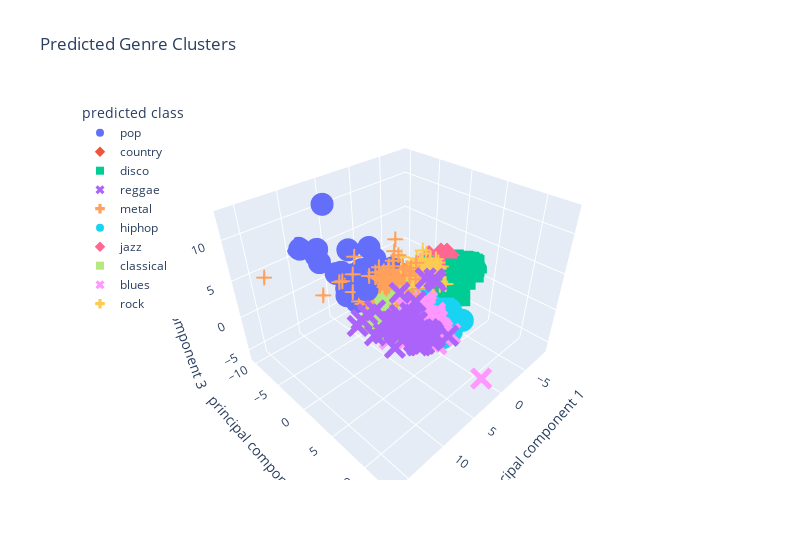

Notebook code cell kept with this figure:
### Code cell
# Plotting clusters with three features
fig = px.scatter_3d(df_pca, x="principal component 1", y="principal component 2", z="principal component 3",
                    color="predicted class", symbol="predicted class", width=800, title="Predicted Genre Clusters",
                    hover_data=["actual class"])
fig.update_layout(legend=dict(x=0, y=1))
fig.show()

### Figure 1 — Plotly figure (JSON) as saved in the notebook; plotly's stock layout.template omitted (floating-point values rounded to 4 significant figures; data arrays with more than 128 entries replaced by an {"elided": "..."} marker saying what was removed)
{"data": [{"customdata": [["jazz"], ["classical"], ["classical"], ["jazz"], ["jazz"], ["classical"], ["classical"], ["jazz"], ["jazz"], ["classical"], ["classical"], ["country"], ["classical"], ["classical"], ["jazz"], ["classical"], ["classical"], ["classical"], ["classical"], ["classical"], ["jazz"], ["classical"], ["classical"], ["classical"], ["jazz"], ["classical"], ["classical"], ["country"], ["jazz"], ["classical"], ["classical"], ["classical"], ["classical"], ["classical"], ["jazz"], ["jazz"], ["classical"], ["classical"], ["classical"], ["jazz"], ["jazz"], ["classical"], ["classical"], ["classical"], ["jazz"], ["country"], ["classical"], ["classical"], ["classical"], ["classical"], ["classical"], ["jazz"], ["jazz"], ["classical"], ["classical"], ["classical"], ["classical"]], "hovertemplate": "predicted class=pop<br>principal component 1=%{x}<br>principal component 2=%{y}<br>principal component 3=%{z}<br>actual class=%{customdata[0]}<extra></extra>", "legendgroup": "pop", "marker": {"color": "#636efa", "symbol": "circle"}, "mode": "markers", "name": "pop", "scene": "scene", "showlegend": true, "type": "scatter3d", "x": [7.774, 3.227, 4.024, 3.031, 1.926, 5.094, 2.304, 10.01, 1.998, 1.33, 4.519, 4.036, 8.212, 5.723, 1.944, 4.063, 1.415, 2.797, 3.213, 4.971, 3.13, 0.5258, 3.947, 2.836, 3.041, 3.135, 4.419, 3.909, 8.862, 8.008, 1.791, 1.769, 3.288, 4.337, 3.692, 0.02901, 5.162, 2.182, 6.211, 2.982, 2.389, 3.308, 2.827, 3.056, 3.319, 2.979, 4.913, 3.688, 7.926, 2.446, 3.004, 4.04, 5.424, 4.217, 4.245, 3.747, 4.449], "y": [-7.883, -5.746, -6.076, -3.888, -4.346, -6.63, -5.267, -8.035, -4.605, -5.757, -4.802, -4.176, -7.471, -7.66, -3.712, -7.15, -4.478, -4.771, -5.583, -7.664, -5.115, -6.075, -5.585, -6.578, -6.074, -5.344, -7.597, -3.626, -10.24, -8.037, -6.146, -4.954, -5.937, -5.936, -6.57, -3.653, -5.025, -4.681, -4.35, -5.42, -5.455, -5.848, -4.943, -5.627, -3.964, -3.969, -4.711, -6.612, -5.886, -5.88, -6.894, -7.314, -2.389, -5.29, -7.492, -6.497, -5.93], "z": [4.638, 0.3756, -1.067, 0.6892, 0.9008, 0.2456, 1.34, 7.299, 1.244, 1.794, 1.383, 0.5669, 6.763, 2.282, -0.2058, -0.07992, -0.1444, 5.908, 0.7357, 2.118, -1.1, 1.76, 1.087, 1.107, 2.344, -0.4744, -1.689, -0.8657, 6.041, 5.56, 1.596, 3.828, 1.392, 1.081, 0.04423, 2.348, -0.09435, -0.6764, 7.164, -0.8767, 0.5583, -0.6659, -0.2242, 2.58, 0.8119, -0.2973, 2.37, -2.08, 12.67, -1.812, -2.818, 1.437, 2.329, -0.6614, -1.428, -2.391, 2.343]}, {"customdata": [["classical"], ["classical"], ["jazz"], ["classical"], ["classical"], ["jazz"], ["jazz"], ["classical"], ["classical"], ["jazz"], ["country"], ["country"], ["jazz"], ["classical"], ["classical"], ["jazz"], ["classical"], ["jazz"], ["jazz"], ["classical"], ["jazz"], ["classical"], ["classical"], ["classical"], ["jazz"], ["jazz"], ["classical"], ["country"], ["jazz"], ["jazz"], ["classical"], ["classical"], ["classical"], ["classical"], ["jazz"], ["classical"], ["classical"], ["classical"], ["country"], ["jazz"], ["jazz"], ["country"], ["jazz"], ["classical"], ["jazz"], ["classical"], ["classical"], ["jazz"], ["classical"], ["jazz"], ["classical"], ["jazz"], ["classical"], ["classical"], ["jazz"], ["classical"], ["country"], ["jazz"], ["jazz"], ["classical"], ["classical"], ["classical"], ["classical"], ["classical"], ["classical"], ["jazz"], ["classical"], ["classical"], ["jazz"], ["classical"], ["jazz"], ["jazz"], ["classical"], ["jazz"], ["jazz"], ["classical"], ["classical"], ["jazz"], ["classical"], ["jazz"], ["classical"], ["jazz"], ["classical"], ["jazz"], ["classical"], ["jazz"], ["classical"], ["jazz"], ["classical"], ["classical"], ["jazz"], ["country"], ["classical"], ["jazz"], ["jazz"], ["jazz"], ["classical"], ["jazz"], ["classical"], ["jazz"], ["jazz"], ["jazz"], ["jazz"], ["classical"], ["jazz"], ["classical"], ["classical"], ["jazz"], ["country"], ["jazz"], ["classical"], ["country"], ["country"], ["jazz"], ["country"]], "hovertemplate": "predicted class=country<br>principal component 1=%{x}<br>principal component 2=%{y}<br>principal component 3=%{z}<br>actual class=%{customdata[0]}<extra></extra>", "legendgroup": "country", "marker": {"color": "#EF553B", "symbol": "diamond"}, "mode": "markers", "name": "country", "scene": "scene", "showlegend": true, "type": "scatter3d", "x": [-0.3128, 0.09881, -2.099, 1.076, 1.676, 2.24, 0.8631, -1.602, -2.395, -3.148, 2.724, -0.1836, -1.761, -0.7487, 2.098, 1.284, -2.456, 0.6254, -0.6662, -0.3189, -1.042, 2.478, 0.6551, -3.618, 0.1484, -0.4296, 0.2428, -0.267, -1.754, -3.612, -2.08, -2.163, 0.9482, 0.008913, 0.6431, 0.6692, 2.032, -0.3645, 0.1568, -0.7844, -0.4952, 1.782, -0.6231, 0.3775, 1.209, -1.423, 0.7657, 2.32, 0.2477, 1.539, 1.583, 0.6452, 1.229, -0.2443, -0.226, -0.3321, -0.6209, -0.8266, -1.24, 1.476, -0.445, 1.032, -2.465, -0.07462, 0.3182, 0.7029, 1.064, 0.6347, -0.3731, -0.674, -0.7435, 0.7853, 0.4977, -0.5133, 0.4223, -0.276, -0.3454, 0.4202, 0.4389, 0.8793, -0.003846, 0.992, 0.5621, 0.07007, 1.523, -1.074, -2.135, -0.1991, 1.229, 1.397, -3.851, -0.1607, -0.2781, -0.2829, -0.436, 1.155, 1.432, 1.256, -1.866, 0.3207, -1.477, -1.946, 0.06164, -0.2618, -1.033, -0.05653, -1.445, 0.9352, 0.6376, -1.43, -1.639, -0.9385, -0.2318, -0.1602, 3.204], "y": [-4.375, -4.87, -2.185, -5.02, -5.832, -3.135, -1.9, -4.462, -0.9385, -2.767, -3.575, -2.694, -4.054, -4.445, -4.773, -5.004, -1.675, -3.231, -2.925, -3.892, -4.084, -5.097, -5.735, -1.394, -5.413, 0.2561, -6.454, -2.689, -4.079, 0.02536, -4.378, -0.2255, -4.748, -5.243, -2.767, -4.149, -3.61, -4.431, -2.623, -3.5, -1.083, -3.021, -2.451, -3.722, -4.048, -3.256, -4.602, -4.711, -5.7, -3.852, -4.495, -1.261, -4.453, -5.404, -1.562, -4.233, -2.983, -4.191, -2.79, -5.09, -4.902, -5.43, -4.556, -3.397, -6.11, 0.4878, -2.348, -4.509, -4.695, -4.199, 0.7101, -4.069, -4.674, -3.306, -4.356, -5.678, -5.953, -4.473, -4.425, -3.876, -5.639, -4.188, -5.303, -3.522, -5.225, -2.852, -5.497, -3.334, -5.225, -5.569, -2.225, -1.487, -2.245, -1.247, -3.741, -2.709, -4.684, -3.647, -2.375, -3.978, -4.192, -3.954, -3.651, -4.551, 0.524, -4.857, -4.88, -3.699, -3.511, -1.725, -3.964, -1.442, -2.456, -3.454, -3.817], "z": [-4.362, -0.5068, -1.341, -3.865, -1.183, -3.111, -4.407, -4.868, -2.312, -1.125, -1.685, -2.214, -4.885, -4.541, -2.919, -2.802, -3.535, -4.387, -0.7123, -4.207, -4.619, -2.103, -1.788, -4.175, -2.558, -3.54, -5.49, -2.129, -0.9043, -3.361, -0.1638, -3.781, -3.608, -4.735, -2.412, -3.232, -4.103, -0.6977, -3.47, 0.2576, -2.991, -3.022, -0.7124, 0.1235, -2.266, -4.752, -1.861, -1.219, -1.745, -0.843, -2.985, -4.323, -2.478, -3.662, -5.503, -3.828, -3.412, -4.653, -3.931, -2.009, -1.375, -0.6605, -3.09, -4.341, -4.661, -3.708, -4.919, -1.892, 0.3769, -3.911, -2.522, -1.822, -2.438, -2.746, 0.2793, -5.349, -2.554, -0.6338, -1.899, -2.507, -5.498, -1.795, -3.507, -0.9176, -2.198, -3.957, -6.018, -3.563, -1.503, -1.083, -1.606, -3.733, -5.461, -4.825, -2.471, 0.8515, -0.7158, -0.8026, -4.645, 0.6289, -4.637, -0.0003061, -1.035, -2.184, -3.946, -3.052, -2.293, -3.316, -2.924, -3.791, -3.348, -4.356, -3.353, -2.455, -2.011]}, {"customdata": [["metal"], ["metal"], ["metal"], ["jazz"], ["metal"], ["metal"], ["metal"], ["metal"], ["metal"], ["metal"], ["metal"], ["metal"], ["metal"], ["metal"], ["metal"], ["metal"], ["country"], ["metal"], ["metal"], ["jazz"], ["metal"], ["metal"], ["metal"], ["metal"], ["jazz"], ["metal"], ["jazz"], ["metal"], ["metal"], ["metal"], ["metal"], ["jazz"], ["metal"], ["metal"], ["metal"], ["metal"], ["metal"], ["metal"], ["country"], ["metal"], ["metal"], ["metal"], ["metal"], ["metal"], ["metal"], ["metal"], ["metal"], ["country"], ["metal"], ["metal"], ["metal"], ["metal"], ["metal"], ["metal"], ["metal"], ["metal"], ["metal"], ["metal"], ["metal"], ["metal"], ["metal"], ["country"], ["hiphop"], ["metal"], ["metal"], ["metal"], ["metal"], ["metal"], ["hiphop"], ["metal"], ["metal"], ["country"], ["metal"], ["jazz"], ["metal"], ["hiphop"], ["disco"], ["hiphop"], ["metal"], ["hiphop"], ["hiphop"], ["metal"], ["metal"], ["metal"], ["metal"], ["jazz"], ["metal"], ["metal"], ["metal"], ["metal"], ["metal"], ["metal"], ["metal"], ["hiphop"], ["hiphop"], ["metal"], ["hiphop"], ["metal"], ["metal"], ["jazz"], ["metal"], ["metal"], ["metal"], ["metal"], ["metal"], ["metal"], ["metal"], ["metal"], ["country"]], "hovertemplate": "predicted class=disco<br>principal component 1=%{x}<br>principal component 2=%{y}<br>principal component 3=%{z}<br>actual class=%{customdata[0]}<extra></extra>", "legendgroup": "disco", "marker": {"color": "#00cc96", "symbol": "square"}, "mode": "markers", "name": "disco", "scene": "scene", "showlegend": true, "type": "scatter3d", "x": [-7.406, -6.142, -8.208, -3.372, -5.224, -6.117, -5.289, -4.039, -4.791, -6.564, -3.986, -8.603, -7.514, -5.773, -5.995, -5.308, -4.216, -5.179, -5.221, -3.68, -7.406, -8.844, -6.641, -4.613, -5.029, -3.974, -3.784, -5.284, -7.641, -5.942, -5.837, -4.384, -5.678, -7.097, -4.356, -4.528, -7.425, -6.624, -4.293, -6.066, -5.302, -5.525, -4.318, -4.922, -6.533, -8.252, -4.801, -4.64, -4.312, -6.745, -5.82, -5.101, -5.151, -7.856, -7.201, -7.704, -6.853, -4.227, -7.372, -6.417, -5.525, -4.748, -4.299, -5.449, -6.659, -7.44, -3.585, -7.952, -4.781, -8.167, -6.277, -3.759, -6.18, -3.636, -5.28, -3.522, -2.851, -4.069, -6.624, -3.695, -4.218, -6.888, -6.265, -7.577, -5.853, -4.597, -6.873, -5.637, -6.939, -3.598, -6.472, -5.097, -6.277, -3.729, -4.074, -7.102, -5.702, -5.201, -6.649, -5.439, -6.221, -8.052, -4.763, -6.329, -6.505, -4.724, -6.888, -8.28, -5.539], "y": [3.082, 0.09835, 1.633, -2.466, -0.0455, 1.588, 2.948, 1.811, -0.2551, 2.256, 0.9375, 2.052, 2.892, 1.083, 0.1454, -0.06718, -0.5931, 0.6046, 0.5924, -1.279, 0.9249, 2.441, 2.779, 0.4039, -1.821, 2.785, -2.051, 0.7704, 0.2715, 2.061, 1.633, -2.267, 1.34, 0.6679, 3.08, -1.029, 1.119, -0.52, -0.2397, 1.965, -0.9055, -0.8012, 2.932, -0.02744, 0.09552, 1.889, 0.1848, -1.071, 3.603, 0.5232, -0.04622, 1.702, -0.09869, 1.996, 1.534, 0.4479, 1.071, 2.219, 0.5415, 0.57, -0.8012, -0.6168, 1.403, 2.448, 2.633, 0.6507, 1.178, 1.402, 0.5797, 1.812, 0.4876, 0.4961, 0.9837, -2.741, -0.3035, 1.167, 4.503, 0.6046, -0.52, 2.206, 2.926, 0.9691, 2.018, 2.336, -0.08798, -1.596, 1.368, 1.735, 0.3945, 2.209, 2.968, 3.959, 0.4876, 0.506, 0.297, 1.247, 1.633, 2.16, 0.6906, 0.4443, 2.684, 2.664, 3.849, -0.5655, 3.462, 0.1208, 0.9691, 1.282, 0.1632], "z": [1.459, 1.454, 1.414, -0.08607, 1.06, 2.108, 2.455, 1.627, 0.4507, 0.5405, 0.3173, 0.992, 1.974, 2.513, 2.273, 1.134, 2.043, 0.9491, 1.889, -1.048, 1.324, 1.874, 2.688, -1.904, -0.8934, 1.759, -1.087, 1.603, -0.02612, 1.187, 2.25, -0.4974, 2.118, 1.412, 1.724, 0.08795, 1.144, 1.372, 1.18, -0.6754, 1.329, 1.214, 1.869, 0.2488, 0.8183, 1.892, 0.2766, 0.863, -0.3753, 0.1309, -0.3122, 0.2786, 1.435, 1.34, 2.341, -0.2915, 1.602, 2.023, 0.8908, 2.457, 1.214, 1.541, 1.819, 2.73, 1.732, 1.657, -0.6376, 1.215, 0.8783, 1.808, 1.644, 1.619, 0.3109, -0.4505, 0.4951, 1.475, 2.631, 2.614, 1.372, 2.074, 3.161, 1.896, 2.192, 2.034, 1.264, -0.6744, 2.415, 1.649, -0.1584, 0.6189, 1.996, 3.559, 1.644, 1.491, 1.625, 1.501, 1.008, 1.74, 1.368, 1.434, 2.245, 1.845, 1.985, 0.7291, 3.089, 2.276, 1.896, 1.673, 0.8527]}, {"customdata": [["hiphop"], ["hiphop"], ["pop"], ["country"], ["pop"], ["hiphop"], ["reggae"], ["hiphop"], ["hiphop"], ["pop"], ["reggae"], ["hiphop"], ["reggae"], ["pop"], ["pop"], ["hiphop"], ["pop"], ["pop"], ["pop"], ["pop"], ["pop"], ["reggae"], ["pop"], ["hiphop"], ["hiphop"], ["pop"], ["pop"], ["reggae"], ["reggae"], ["pop"], ["pop"], ["hiphop"], ["pop"], ["pop"], ["hiphop"], ["pop"], ["pop"], ["pop"], ["pop"], ["pop"], ["hiphop"], ["pop"], ["reggae"], ["reggae"], ["reggae"], ["hiphop"], ["pop"], ["reggae"], ["hiphop"], ["reggae"], ["hiphop"], ["rock"], ["pop"], ["pop"], ["pop"], ["pop"], ["hiphop"], ["pop"], ["pop"], ["hiphop"], ["reggae"], ["pop"], ["reggae"], ["hiphop"], ["hiphop"], ["pop"], ["hiphop"], ["hiphop"], ["reggae"], ["pop"], ["hiphop"]], "hovertemplate": "predicted class=reggae<br>principal component 1=%{x}<br>principal component 2=%{y}<br>principal component 3=%{z}<br>actual class=%{customdata[0]}<extra></extra>", "legendgroup": "reggae", "marker": {"color": "#ab63fa", "symbol": "x"}, "mode": "markers", "name": "reggae", "scene": "scene", "showlegend": true, "type": "scatter3d", "x": [5.746, 7.111, 4.083, 6.499, 4.198, 4.654, 6.226, 8.659, 4.631, 6.166, 5.204, 1.491, 5.148, 6.565, 5.562, 5.746, 5.51, 6.833, 4.486, 9.65, 5.357, 4.072, 6.934, 2.131, 5.09, 4.999, 7.255, 4.349, 5.483, 3.967, 6.431, 8.302, 6.548, 5.776, 6.025, 4.486, 5.51, 8.836, 4.836, 4.53, 6.508, 8.695, 4.366, 6.172, 4.707, 4.477, 6.675, 4.833, 8.862, 7.22, 2.114, 8.633, 5.854, 4.31, 4.676, 4.991, 8.862, 4.758, 8.657, 7.836, 5.554, 5.698, 6.043, 7.836, 9.168, 7.699, 7.004, 7.486, 4.349, 5.252, 4.498], "y": [4.298, 6.303, 7.029, 0.1891, 6.893, 5.641, 0.9459, 5.404, 3.81, 7.801, 2.956, 4.347, 3.028, 4.348, 3.253, 5.5, 6.019, 7.926, 4.739, 5.518, 5.234, 8.777, 7.321, 3.683, 3.444, 3.914, 7.804, 4.024, 1.74, 3.573, 5.345, 5.885, 2.788, 2.768, 3.581, 4.739, 6.019, 5.707, 5.027, 5.791, 4.074, 0.3862, 6.043, 4.655, 3.86, 4.451, 4.295, 4.367, 4.062, 5.154, 5.098, -0.4543, 8.013, 5.468, 7.01, 3.914, 4.062, 4.435, 5.741, 5.216, 1.044, 5.008, 3.075, 5.216, 3.05, 7.735, 4.715, -0.03263, 4.024, 4.297, 4.394], "z": [1.041, 2.653, 0.1359, 1.325, 0.5328, 0.7479, -0.4629, 2.711, 1.971, 2.935, -0.7143, 5.195, 0.6998, 0.5146, 0.7372, -0.4116, 1.356, 1.442, 1.087, 4.81, 0.8192, 1.352, 2.964, 5.223, 0.2973, 0.4793, 1.412, 1.376, 0.008763, 1.162, 1.546, 3.505, 0.7211, 1.154, 5.206, 1.087, 1.356, 0.7736, -0.4069, -0.3579, 2.878, 1.336, 0.005669, 1.136, 0.4573, 3.754, 0.5705, 0.2155, 1.727, 1.775, 5.522, -0.0677, 2.573, 0.257, 0.002956, 0.477, 1.727, 0.2557, 2.952, 1.459, -0.1157, 0.385, 1.084, 1.459, 1.028, 1.66, 1.353, 1.199, 1.376, -0.03582, 0.8058]}, {"customdata": [["country"], ["hiphop"], ["hiphop"], ["blues"], ["reggae"], ["reggae"], ["reggae"], ["disco"], ["blues"], ["blues"], ["hiphop"], ["disco"], ["country"], ["country"], ["pop"], ["reggae"], ["blues"], ["blues"], ["blues"], ["blues"], ["blues"], ["reggae"], ["blues"], ["blues"], ["blues"], ["country"], ["blues"], ["blues"], ["country"], ["hiphop"], ["hiphop"], ["reggae"], ["pop"], ["blues"], ["blues"], ["blues"], ["disco"], ["blues"], ["reggae"], ["blues"], ["reggae"], ["rock"], ["reggae"], ["blues"], ["rock"], ["country"], ["blues"], ["reggae"], ["blues"], ["reggae"], ["reggae"], ["reggae"], ["pop"], ["metal"], ["reggae"], ["blues"], ["blues"], ["pop"], ["country"], ["country"], ["reggae"], ["reggae"], ["reggae"], ["hiphop"], ["blues"], ["reggae"], ["blues"], ["country"], ["reggae"], ["reggae"], ["blues"], ["blues"], ["hiphop"], ["reggae"], ["blues"], ["disco"], ["rock"], ["reggae"], ["reggae"], ["country"], ["blues"], ["hiphop"], ["reggae"], ["blues"], ["reggae"], ["blues"], ["pop"], ["rock"], ["country"], ["reggae"], ["reggae"], ["hiphop"], ["blues"], ["country"], ["blues"], ["reggae"], ["blues"], ["reggae"], ["country"], ["blues"], ["blues"], ["disco"], ["disco"], ["reggae"], ["blues"], ["pop"], ["country"], ["hiphop"]], "hovertemplate": "predicted class=metal<br>principal component 1=%{x}<br>principal component 2=%{y}<br>principal component 3=%{z}<br>actual class=%{customdata[0]}<extra></extra>", "legendgroup": "metal", "marker": {"color": "#FFA15A", "symbol": "cross"}, "mode": "markers", "name": "metal", "scene": "scene", "showlegend": true, "type": "scatter3d", "x": [2.904, 0.5831, 4.538, 1.986, 3.887, 6.223, 1.406, 3.558, 2.085, -0.7703, 2.531, 2.337, 0.8504, 2.822, 8.428, 3.496, 3.162, 4.828, 4.104, 3.552, 0.6247, 3.362, 2.747, 2.531, -0.7064, 3.386, 2.973, 3.067, 1.924, 1.635, 4.658, 3.416, 11.03, 3.03, 2.033, 4.425, 2.559, 1.822, 4.697, 0.7444, 1.289, 3.95, 2.895, 4.92, 2.289, 1.387, 1.18, 3.678, 2.116, 3.12, 2.583, 4.475, 10.95, 1.371, 1.837, 4.042, 6.578, 6.262, 3.244, 2.757, 2.985, 3.113, 1.536, 2.105, 1.565, 2.271, 3.673, 0.3974, 3.68, 4.957, -0.04943, 2.33, 2.123, 3.091, 2.886, 0.3397, -0.2818, 4.121, 6.785, 1.865, 1.936, 4.322, 2.954, 2.488, 0.5299, 1.828, 5.631, 0.7869, 1.378, 2.973, 1.647, 3.638, 1.728, 4.186, 2.055, 3.393, 3.989, 1.613, 1.018, 3.02, 3.895, 0.5701, 2.126, 1.901, 5.614, 16.33, 0.6328, 2.525], "y": [-2.974, 1.309, 1.917, -3.709, 0.3996, -3.999, 1.078, -4.961, -3.084, -2.913, 0.4272, 0.4199, -2.698, -3.087, -0.4966, -1.664, -2.555, -5.791, -2.82, -3.235, -3.201, -1.692, -2.274, -2.845, -2.9, -2.526, -4.623, -3.305, -3.808, -1.541, 0.5938, 0.5084, 0.6824, -1.174, -2.466, -4.574, -1.781, -3.086, 0.2173, -3.204, -1.808, -0.8984, -1.26, -3.171, -0.3687, -3.147, -2.472, 0.7823, -3.625, -1.489, 0.8739, -1.891, -3.053, 1.504, 0.4523, -2.649, -5.984, -2.883, -1.79, -2.542, -0.2794, -1.018, -0.3406, 2.201, -3.81, -1.38, -2.78, -2.646, -0.8441, -2.398, -2.466, -3.088, 1.336, 1.067, -3.427, -0.9781, -3.469, -0.7698, -3.051, -4.132, -1.901, -0.3121, -0.4298, -3.054, -0.2743, -3.067, -3.068, -2.828, -3.19, -0.4019, -2.129, 0.3693, -1.166, -2.17, -3.259, -0.9056, -2.838, -1.541, -1.686, -3.105, -2.783, -0.02168, 0.2086, 0.6646, -1.576, -4.756, -3.55, 3.026], "z": [2.692, 4.096, 8.425, -1.259, 4.113, 1.608, 1.208, 1.101, -1.53, -0.9778, 3.389, 2.162, 1.977, 2.318, 8.872, 3.972, 1.712, 1.983, 0.4679, 0.1151, 0.1369, 3.588, 0.6355, -0.5011, -1.029, 1.264, 1.589, 1.29, 1.066, 2.114, 4.502, 4.32, 7.694, 2.145, 0.4634, -0.3887, 4.11, -0.2941, 3.438, -0.4584, 2.521, 3.101, 4.397, -0.1993, 2.758, 1.21, 0.7, 0.8649, 1.526, 1.948, 4.597, 3.872, 4.034, 3.741, 1.823, 0.4703, 2.239, 0.8496, 4.169, 1.647, 2.981, 5.13, 2.454, 6.552, 0.5594, 3.674, 2.601, 0.6601, 3.471, 4.028, -0.5333, 0.3501, 5.096, 1.224, -0.2023, 3.588, 6.296, 2.901, 4.793, 3.029, 1.8, 3.181, 4.871, 0.682, 2.958, -2.775, 0.04388, 4.06, 0.3325, 3.012, 1.13, 7.885, 1.348, 4.257, -1.378, 4.712, -0.4401, 2.553, 2.138, -1.505, 0.2126, 4.19, 5.217, 1.817, 0.1782, 8.048, 1.671, 3.699]}, {"customdata": [["hiphop"], ["hiphop"], ["jazz"], ["disco"], ["country"], ["rock"], ["country"], ["country"], ["rock"], ["country"], ["rock"], ["reggae"], ["disco"], ["disco"], ["disco"], ["rock"], ["hiphop"], ["disco"], ["country"], ["pop"], ["disco"], ["disco"], ["rock"], ["jazz"], ["rock"], ["rock"], ["pop"], ["disco"], ["rock"], ["country"], ["pop"], ["rock"], ["disco"], ["blues"], ["rock"], ["pop"], ["rock"], ["jazz"], ["hiphop"], ["hiphop"], ["disco"], ["metal"], ["country"], ["country"], ["metal"], ["rock"], ["jazz"], ["disco"], ["disco"], ["disco"], ["country"], ["disco"], ["reggae"], ["country"], ["disco"], ["reggae"], ["country"], ["country"], ["rock"], ["country"], ["jazz"], ["country"], ["reggae"], ["jazz"], ["rock"], ["pop"], ["rock"], ["jazz"], ["country"], ["disco"], ["pop"], ["reggae"], ["disco"], ["jazz"], ["reggae"], ["disco"], ["disco"], ["pop"], ["jazz"], ["rock"], ["blues"], ["reggae"], ["hiphop"], ["disco"], ["country"], ["rock"], ["rock"], ["pop"], ["jazz"], ["rock"], ["rock"], ["disco"], ["country"], ["reggae"], ["rock"], ["rock"], ["disco"], ["metal"], ["disco"], ["jazz"], ["country"], ["country"], ["hiphop"], ["rock"], ["disco"], ["reggae"], ["rock"], ["disco"], ["pop"], ["disco"], ["disco"], ["disco"], ["rock"], ["reggae"], ["rock"], ["disco"], ["pop"], ["disco"], ["rock"], ["jazz"], ["disco"]], "hovertemplate": "predicted class=hiphop<br>principal component 1=%{x}<br>principal component 2=%{y}<br>principal component 3=%{z}<br>actual class=%{customdata[0]}<extra></extra>", "legendgroup": "hiphop", "marker": {"color": "#19d3f3", "symbol": "circle"}, "mode": "markers", "name": "hiphop", "scene": "scene", "showlegend": true, "type": "scatter3d", "x": [-3.7, 0.4301, -0.6006, -0.5883, -2.739, -2.587, 0.8382, 0.5323, 2.44, -0.4789, -0.1626, 0.05552, -1.502, 1.321, -0.6998, -1.989, 0.1837, -0.9038, 1.225, 0.08424, 0.1074, -0.4735, 0.3393, 2.055, 0.8936, -2.432, -0.8374, 0.9557, -0.4406, -0.5556, -0.4566, -2.874, -0.8414, -0.8085, -2.752, 1.008, -1.162, -1.118, -0.8718, 0.009284, -0.6926, -3.336, 0.02363, -1.151, -0.003692, -1.285, -1.25, 1.216, -0.2644, -0.02531, -2.51, 0.9906, -0.001032, -0.6417, -0.1079, 0.7183, -2.239, -0.3383, -2.409, -0.2501, -2.336, -0.6568, -0.7717, -0.7339, -3.222, 0.04553, 0.196, -2.494, -1.241, -2.151, -0.826, 0.8214, 0.751, -0.6973, -1.126, -0.6276, 0.5329, -0.2289, -0.6195, -0.4087, -0.1978, -0.5954, -2.187, -0.4228, -1.694, -0.2645, 0.6557, -2.209, 0.4592, -1.267, -0.6365, -1.067, -2.32, 0.7978, -1.722, -2.022, -1.868, -2.587, -2.674, -1.537, -1.142, 0.5512, 0.2404, -2.322, -0.9204, 0.5841, -0.8713, 0.9502, -0.3548, -0.0748, -0.03729, -0.5394, -1.034, 0.5704, -1.449, -0.4015, -0.1035, -0.0105, 0.425, -2.515, 1.17], "y": [4.861, 2.123, 1.298, 2.722, 3.903, 2.183, 1.858, 1.058, 1.904, 1.188, 2.524, 0.06569, 3.385, 2.608, 3.186, 0.538, 4.065, 0.6754, 2.401, 4.451, 2.971, 5.717, 2.045, 2.302, 1.36, 4.101, 0.4338, 1.307, -1.478, 2.778, 3.32, 3.215, 3.039, -2.397, 1.562, 3.228, 0.5039, 2.462, 1.853, 1.6, 2.238, 0.6658, 0.2171, 2.992, 2.73, 1.551, 1.384, 2.279, 3.274, 4.093, 2.943, 2.082, -1.95, -0.4505, 1.623, 0.66, -0.7284, 3.22, 2.348, 1.906, 1.806, 0.8707, 2.163, 4.335, -2.447, 1.14, 1.925, 2.167, 0.5195, 2.408, 3.188, 1.628, 2.042, 1.369, -2.124, 4.093, 3.056, 3.512, 1.808, 2.127, -3.07, 0.2221, 4.005, 3.784, 3.188, 2.635, 2.673, 3.115, 2.378, 2.783, 0.8193, 4.495, 2.935, 2.742, -2.304, 1.57, 4.307, 2.885, 2.732, 2.318, 2.552, 1.23, 0.5435, 3.987, 2.212, 2.915, 2.914, 2.696, 2.544, 2.336, 3.129, 1.03, 0.649, 2.834, 1.393, 2.348, 3.508, 4.234, 2.842, 1.181, 2.626], "z": [-3.26, -2.305, -2.395, -1.688, -2.189, -5.435, -3.027, -2.663, -4.219, -3.499, -2.905, -3.284, -2.907, -3.812, -1.348, -2.961, -3.567, -3.082, -3.56, -3.198, -2.648, -2.606, -2.965, -1.643, -4.103, -3.857, -3.121, -3.382, -3.051, -1.366, -2.054, -2.361, -0.8598, -2.372, -3.129, -2.698, -4.91, -3.963, -1.514, -2.958, -1.753, -1.837, -3.082, -2.392, -1.521, -2.613, -3.303, -2.18, -2.753, -3.069, -2.514, -3.539, -3.347, -4.137, -2.92, -3.711, -2.99, -2.437, -2.555, 0.2225, -2.996, -2.307, -3.668, -4.586, -5.743, -4.182, -3.548, -3.142, -4.089, -1.429, -3.072, -4.467, -3.586, -4.485, -0.6133, -3.507, -2.895, -3.455, -4.456, -1.761, -5.383, -3.163, -1.209, -3.483, -1.95, -3.696, -2.035, -3.643, -3.761, -4.038, -3.665, -2.805, -2.35, -3.12, -3.472, -3.574, -1.537, -1.372, -2.703, -2.79, -1.185, -2.995, -2.423, -3.862, -3.363, -2.48, -3.319, -3.04, -2.392, -1.93, -2.074, -1.09, -1.864, -2.469, -4.869, -2.62, -2.355, -3.041, -2.81, -3.596, -3.493]}, {"customdata": [["disco"], ["disco"], ["disco"], ["blues"], ["disco"], ["disco"], ["rock"], ["blues"], ["blues"], ["blues"], ["blues"], ["rock"], ["disco"], ["rock"], ["rock"], ["disco"], ["disco"], ["rock"], ["rock"], ["rock"], ["blues"], ["rock"], ["rock"], ["disco"], ["blues"], ["rock"], ["blues"], ["blues"], ["rock"], ["disco"], ["rock"], ["blues"], ["disco"], ["rock"], ["blues"], ["rock"], ["blues"], ["rock"], ["rock"], ["rock"], ["blues"], ["blues"], ["reggae"], ["blues"], ["rock"], ["blues"], ["disco"], ["rock"], ["rock"], ["disco"], ["blues"], ["disco"], ["blues"], ["reggae"], ["disco"], ["rock"], ["blues"], ["rock"], ["rock"], ["blues"], ["disco"], ["rock"], ["disco"], ["disco"], ["blues"], ["blues"], ["blues"], ["rock"], ["rock"], ["rock"], ["blues"], ["rock"], ["rock"], ["blues"], ["rock"], ["blues"], ["disco"], ["rock"], ["rock"], ["blues"], ["blues"]], "hovertemplate": "predicted class=jazz<br>principal component 1=%{x}<br>principal component 2=%{y}<br>principal component 3=%{z}<br>actual class=%{customdata[0]}<extra></extra>", "legendgroup": "jazz", "marker": {"color": "#FF6692", "symbol": "diamond"}, "mode": "markers", "name": "jazz", "scene": "scene", "showlegend": true, "type": "scatter3d", "x": [-4.334, -6.077, -4.64, -5.754, -5.317, -4.952, -4.35, -5.809, -3.386, -4.761, -4.052, -4.857, -4.279, -7.485, -4.685, -5.482, -4.366, -5.943, -5.643, -7.01, -3.819, -5.383, -4.173, -6.059, -4.119, -4.372, -4.514, -6.364, -7.699, -4.855, -5.536, -3.904, -4.279, -5.62, -4.609, -5.463, -3.966, -5.852, -4.807, -4.672, -6.321, -3.902, -3.551, -6.479, -5.762, -5.704, -4.812, -4.825, -5.07, -6.477, -4.563, -5.089, -4.18, -4.757, -5.958, -4.744, -4.787, -6.267, -5.092, -4.642, -5.364, -5.794, -4.548, -5.046, -6.611, -3.273, -6.234, -3.784, -6.649, -4.401, -4.818, -4.858, -8.172, -4.128, -5.06, -5.681, -5.012, -6.226, -4.239, -3.783, -4.621], "y": [1.376, 1.388, 0.8429, 1.324, 1.505, 1.308, 0.4117, -0.5728, -0.7643, -0.6356, 0.6318, 0.5616, 0.1475, 0.1996, -0.2, -0.6982, -0.4966, -1.298, 0.1518, 0.1512, 0.1488, -0.4859, -0.4932, 1.1, -1.356, -1.189, 1.169, 1.139, -0.2212, -1.539, 0.009548, -0.6209, 0.1475, -0.9792, -0.1316, -0.1517, 0.8438, -1.396, -0.297, -0.2431, -0.769, 0.6919, 1.418, -0.621, -0.2353, -0.8454, -0.1155, -0.6035, -1.016, 1.016, -1.187, -0.2971, -0.9808, 0.4439, 0.767, 0.04316, -0.0861, -0.01066, -1.595, 1.308, 0.3755, 0.8004, 0.01186, 1.335, 1.635, 0.8556, -0.7895, 0.368, 0.6906, 0.2947, -1.363, -1.54, -0.5736, 0.3843, 0.07599, -0.449, -0.3716, 0.01324, -0.4512, -0.4836, 0.366], "z": [1.166, 1.276, 2.178, 1.377, 1.907, 2.289, 1.679, 1.247, -0.02945, 1.589, 1.118, 1.095, 2.093, 1.032, 2.239, 0.219, 0.9608, 0.4431, 1.797, 0.7458, 0.6189, 0.8373, 1.118, 1.556, 2.575, 0.4347, 3.86, 0.9703, 0.2653, 1.021, 1.066, 1.919, 2.093, 0.2232, 2.261, 0.733, 1.051, -0.2003, 1.674, 0.5626, 0.8536, 1.612, -1.062, 1.021, 1.314, -1.13, -0.03999, 2.029, 0.4679, 1.536, 1.96, 0.2102, 1.559, 1.915, 1.036, 3.306, 1.648, 0.8376, 0.04196, 1.855, 2.16, 0.9325, 2.767, 1.978, 1.506, 1.413, 1.03, 0.6324, 1.368, 0.8982, -0.4148, 0.6332, -0.1226, 1.023, 0.2949, 1.214, 1.408, -0.8298, 1.588, 0.1016, 1.608]}, {"customdata": [["disco"], ["reggae"], ["country"], ["reggae"], ["hiphop"], ["jazz"], ["reggae"], ["reggae"], ["jazz"], ["jazz"], ["rock"], ["blues"], ["disco"], ["reggae"], ["reggae"], ["hiphop"], ["country"], ["disco"], ["country"], ["jazz"], ["blues"], ["country"], ["reggae"], ["classical"], ["pop"], ["pop"], ["blues"], ["jazz"], ["reggae"], ["pop"], ["country"], ["blues"], ["blues"], ["classical"], ["pop"], ["reggae"], ["country"], ["country"], ["country"], ["reggae"], ["pop"], ["country"], ["country"], ["blues"], ["jazz"], ["reggae"], ["classical"], ["jazz"], ["jazz"], ["reggae"], ["reggae"], ["blues"], ["jazz"], ["pop"], ["reggae"], ["reggae"], ["pop"], ["reggae"], ["blues"], ["country"], ["country"], ["reggae"], ["rock"], ["classical"], ["rock"], ["disco"], ["pop"], ["country"], ["rock"], ["reggae"], ["country"], ["blues"], ["disco"], ["rock"], ["blues"], ["reggae"], ["reggae"], ["blues"], ["disco"], ["country"], ["country"], ["country"], ["rock"], ["country"], ["blues"], ["pop"], ["pop"], ["rock"], ["disco"], ["rock"], ["reggae"], ["blues"], ["reggae"], ["reggae"], ["reggae"], ["country"], ["country"], ["rock"], ["country"], ["hiphop"], ["blues"], ["country"], ["country"]], "hovertemplate": "predicted class=classical<br>principal component 1=%{x}<br>principal component 2=%{y}<br>principal component 3=%{z}<br>actual class=%{customdata[0]}<extra></extra>", "legendgroup": "classical", "marker": {"color": "#B6E880", "symbol": "square"}, "mode": "markers", "name": "classical", "scene": "scene", "showlegend": true, "type": "scatter3d", "x": [2.632, 3.578, 1.386, 0.7236, 0.8585, 2.042, 1.98, 2.205, 0.9268, 3.225, 2.656, 2.975, 2.067, 1.065, 0.6534, 1.04, 2.29, 1.966, 2.42, 2.757, 2.176, 3.196, 1.165, 0.9238, 2.842, 2.745, 4.182, 6.292, 0.6923, 2.723, 1.835, 3.928, 1.1, 2.653, 1.1, 1.78, 1.944, 1.512, 1.086, 1.741, 1.675, 0.6227, 2.793, 0.8608, 3.822, 2.254, 4.413, 3.864, 2.677, 0.5047, 0.04801, 2.665, 1.344, 2.267, 1.437, 0.9242, 1.747, 1.408, 0.3458, 1.849, 0.964, 1.424, 0.8258, 0.6505, 1.96, 1.991, 1.9, 0.3618, 2.832, 2.569, 0.707, 3.199, -0.2652, 1.946, 3.43, 1.48, 3.451, 2.09, 1.792, 1.988, 2.907, 2.032, 1.537, -0.07053, 0.6921, 2.18, 2.414, 1.337, 0.8846, 0.61, 3.91, 2.296, 1.258, 3.027, 3.146, 1.018, 2.114, -0.2065, 3.78, 0.1779, 0.7459, 2.683, 2.095], "y": [0.471, 0.0493, 0.5538, -1.203, 1.067, -0.9697, -0.7023, 0.0757, -0.4697, 1.425, 1.428, -2.733, 0.3714, -0.09175, 0.8944, 1.048, -2.015, 1.607, -1.854, -2.219, -1.483, -1.932, -1.708, -1.277, 0.3766, 0.4732, -0.6226, 0.5068, -1.28, 1.094, -2.239, -2.242, -1.64, -1.484, 1.452, 0.5907, -1.789, 0.2183, -1.561, -0.5767, 0.01444, -1.026, -1.35, -2.16, 0.1539, -0.9102, -2.877, -0.9193, -1.762, 0.1104, -0.1416, -2.873, -0.01995, -0.0971, 0.4195, -0.4504, -0.01176, 0.2009, -1.481, 0.8439, -1.103, 0.3234, -0.8235, -0.8385, 0.3895, 0.6138, -1.063, -0.3924, -0.413, 1.152, 1.272, -1.331, -0.4775, 0.9931, -1.571, -0.9734, 1.295, -1.315, 1.009, -1.613, 0.7175, -0.3598, 0.3153, -0.3154, -2.2, 1.302, 1.344, 1.024, 1.59, -0.8905, 0.7833, -1.177, 0.3557, 1.659, 0.3651, -1.045, 1.532, -1.415, -0.0607, -0.1214, -1.763, -2.459, -0.7282], "z": [-0.9964, -0.01309, -2.259, -2.112, -1.246, -1.534, -0.8398, -0.5037, -2.919, -3.71, -2.951, -2.575, -1.651, -0.462, -1.948, -1.355, -1.501, -2.39, -1.503, -1.167, -1.259, -2.858, -1.16, -2.84, -1.736, -2.15, 0.4821, 0.3327, -3.163, -1.32, -2.387, -1.053, 0.2344, -0.5543, -1.927, 0.6309, -1.397, -3.274, -2.889, -0.1006, -2.795, 0.6871, -1.444, -1.964, -3.107, -1.268, -3.524, -1.93, -2.524, 0.2698, -0.972, -1.958, -3.06, -2.248, -2.044, 0.3669, -3.852, 0.4335, -1.525, -0.368, -1.738, -2.513, -3.326, -3.269, -2.403, -2.187, -1.862, -2.631, -2.798, -1.166, -1.025, 0.06678, -1.567, -3.915, -0.7497, -0.1129, -0.3674, -0.5393, -3.413, -1.537, -1.908, -0.8025, -2.776, -3.172, -0.08227, -2.809, -1.684, -1.741, -0.7226, 0.8146, -0.6443, -0.2307, -1.046, -1.823, -0.1647, -3.293, -1.025, -2.061, -1.896, -0.06889, 0.8284, -1.265, -2.865]}, {"customdata": [["rock"], ["hiphop"], ["hiphop"], ["hiphop"], ["pop"], ["pop"], ["hiphop"], ["pop"], ["hiphop"], ["pop"], ["pop"], ["reggae"], ["pop"], ["disco"], ["reggae"], ["hiphop"], ["pop"], ["pop"], ["pop"], ["disco"], ["hiphop"], ["pop"], ["pop"], ["hiphop"], ["hiphop"], ["hiphop"], ["pop"], ["reggae"], ["reggae"], ["pop"], ["hiphop"], ["pop"], ["pop"], ["pop"], ["reggae"], ["pop"], ["hiphop"], ["hiphop"], ["pop"], ["pop"], ["reggae"], ["pop"], ["pop"], ["pop"], ["hiphop"], ["pop"], ["pop"], ["hiphop"], ["hiphop"], ["reggae"], ["rock"], ["pop"], ["pop"], ["pop"], ["hiphop"], ["hiphop"], ["hiphop"], ["pop"], ["hiphop"], ["disco"], ["reggae"], ["reggae"], ["hiphop"], ["pop"], ["pop"], ["reggae"], ["pop"], ["reggae"], ["reggae"], ["hiphop"], ["pop"], ["pop"], ["pop"], ["disco"], ["reggae"], ["pop"], ["disco"], ["hiphop"], ["hiphop"], ["pop"], ["pop"], ["pop"], ["reggae"], ["hiphop"], ["pop"], ["pop"], ["hiphop"], ["hiphop"], ["pop"], ["disco"], ["disco"], ["hiphop"], ["disco"]], "hovertemplate": "predicted class=blues<br>principal component 1=%{x}<br>principal component 2=%{y}<br>principal component 3=%{z}<br>actual class=%{customdata[0]}<extra></extra>", "legendgroup": "blues", "marker": {"color": "#FF97FF", "symbol": "x"}, "mode": "markers", "name": "blues", "scene": "scene", "showlegend": true, "type": "scatter3d", "x": [0.7606, 0.8043, 0.4329, 3.258, 2.388, 3.788, 3.706, 2.249, 1.278, 0.6837, 0.2744, 3.748, 1.357, 1.268, 0.8443, 1.185, 3.575, 3.701, 2.277, 0.1124, 1.673, 1.43, 2.276, 1.755, 1.322, 3.182, 3.995, 0.4632, 3.799, 3.275, 1.784, 2.675, 4.407, 2.833, 3.457, 4.948, 3.739, 3.103, 1.64, 1.247, 2.628, 2.88, 0.2673, 2.685, 2.868, 1.066, 1.357, 2.325, 0.7363, 3.467, 5.951, 3.354, 4.152, 1.433, 4.394, 2.286, 4.058, 3.893, 3.403, 3.055, 4.269, 1.857, 1.801, 1.653, 1.115, 2.901, 2.278, 3.361, 3.96, 3.121, 1.67, 3.171, 1.406, 1.318, 1.851, 3.774, 0.6197, 1.375, 3.588, 4.953, 2.686, 3.587, 3.437, 2.169, 1.74, 1.058, 2.02, 0.4839, 1.483, 3.716, 2.874, 3.167, 2.479], "y": [2.701, 3.176, 3.88, 4.221, 3.969, 3.698, 6.308, 6.649, 4.101, 5.325, 3.824, 3.986, 4.321, 3.853, 3.454, 5.427, 3.515, 2.244, 4.358, 2.32, 4.907, 3.618, 5.018, 3.252, 4.417, 2.434, 5.318, 2.134, 1.998, 5.586, 2.793, 4.949, 2.311, 2.818, 13.03, 2.383, 3.258, 2.818, 5.558, 4.969, 4.814, 6.028, 6.167, 4.029, 5.302, 3.744, 3.998, 4.413, 3.829, 2.537, 1.897, 4.633, 5.936, 4.253, 3.333, 6.032, 3.519, 4.247, 1.768, 3.955, 4.089, 1.801, 5.458, 4.265, 3.791, 1.764, 4.353, 2.546, 4.9, 2.518, 5.013, 4.35, 5.642, 2.68, 3.104, 4.295, 2.514, 5.029, 5.982, 3.542, 1.932, 6.211, 3.676, 3.112, 3.654, 5.305, 4.183, 3.8, 2.545, 4.418, 2.02, 3.448, 2.063], "z": [0.2418, -0.9749, -0.3121, -1.524, -0.9351, -1.045, -0.3036, -1.036, -2.526, -2.132, -1.309, 0.7384, -1.923, -1.055, -1.321, -1.338, -1.613, -1.664, -1.979, 0.2848, 0.4819, -2.172, -0.1552, -2.569, -0.6136, -1.628, -1.092, 0.4623, -1.831, -1.709, -1.27, -0.174, -1.054, -1.752, -2.275, -0.7567, 0.2593, 0.2099, -1.063, -1.206, -0.1857, -0.4015, -2.264, -1.381, -1.019, -2.656, -1.768, -1.151, -2.341, -0.5455, -2.202, -1.162, -0.4244, -1.916, -2.165, -0.6117, -1.968, -0.2392, 1.044, -2.297, -0.2106, -0.5472, -3.366, -1.449, -2.866, -0.7464, -1.981, -1.364, 0.1141, -0.4982, -1.329, -1.06, -1.537, -1.605, -2.557, -0.3005, -0.4786, -0.2985, -1.557, -1.654, -2.468, -0.4365, 1.065, -1.374, -1.915, -1.475, -1.134, -0.6298, -1.674, -1.68, 0.537, 0.4107, -0.9539]}, {"customdata": {"elided": "142x1 str values"}, "hovertemplate": "predicted class=rock<br>principal component 1=%{x}<br>principal component 2=%{y}<br>principal component 3=%{z}<br>actual class=%{customdata[0]}<extra></extra>", "legendgroup": "rock", "marker": {"color": "#FECB52", "symbol": "cross"}, "mode": "markers", "name": "rock", "scene": "scene", "showlegend": true, "type": "scatter3d", "x": {"elided": "142 float values"}, "y": {"elided": "142 float values"}, "z": {"elided": "142 float values"}}], "layout": {"legend": {"title": {"text": "predicted class"}, "tracegroupgap": 0, "x": 0, "y": 1}, "scene": {"domain": {"x": [0, 1], "y": [0, 1]}, "xaxis": {"title": {"text": "principal component 1"}}, "yaxis": {"title": {"text": "principal component 2"}}, "zaxis": {"title": {"text": "principal component 3"}}}, "title": {"text": "Predicted Genre Clusters"}, "width": 800}}
